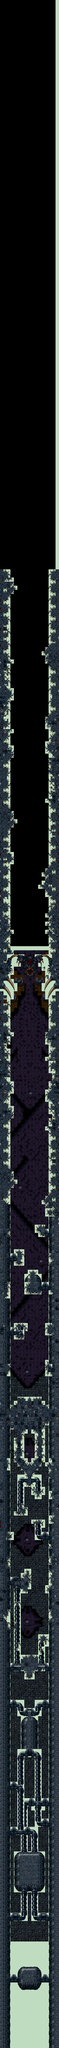

Below is a game level as drawn by its tile map, then a one-line description and the .tmx that defines it (tile-layer data replaced by summaries):
An orthogonal 17x500 tile map with 24x28 px tiles, 5 tile layers (BotLayer, BotDetail, DetailLayer, UpperDetail, ...), 9 tilesets and 195 objects (42x Seed, 38x Turret, 32x JTurret, 16x DeerTickDown, 16x DeerTickLeft, ...).

<map version="1.0" orientation="orthogonal" width="17" height="500" tilewidth="24" tileheight="28">
 <tileset firstgid="1" name="bossFloorTexture" tilewidth="24" tileheight="28">
  <image source="../Tilesets/bossFloorTexture.png" trans="bfdcbf" width="240" height="1652" />
 </tileset>
 <tileset firstgid="591" name="newshn.shp.000000" tilewidth="24" tileheight="28">
  <image source="../SpriteSheets/newshn.shp.000000.png" trans="bfdcbf" width="228" height="224" />
 </tileset>
 <tileset firstgid="663" name="shapes)" tilewidth="24" tileheight="28">
  <image source="../Tilesets/shapes).png" trans="bfdcbf" width="240" height="1708" />
 </tileset>
 <tileset firstgid="1273" name="shapesFinalLvlMod" tilewidth="24" tileheight="28">
  <image source="../Tilesets/shapesFinalLvlMod.png" trans="bfdcbf" width="240" height="1932" />
 </tileset>
 <tileset firstgid="1963" name="shapesw" tilewidth="24" tileheight="28">
  <image source="../Tilesets/shapesw.png" trans="bfdcbf" width="240" height="1652" />
 </tileset>
 <tileset firstgid="2553" name="shapesx" tilewidth="24" tileheight="28">
  <image source="../Tilesets/shapesx.png" trans="bfdcbf" width="240" height="1932" />
 </tileset>
 <tileset firstgid="3243" name="shapesy" tilewidth="24" tileheight="28">
  <image source="../Tilesets/shapesy.png" trans="bfdcbf" width="240" height="1876" />
 </tileset>
 <tileset firstgid="3913" name="shapesz" tilewidth="24" tileheight="28">
  <image source="../Tilesets/shapesz.png" trans="bfdcbf" width="240" height="1736" />
 </tileset>
 <tileset firstgid="4533" name="shapeszFinalLvlMod" tilewidth="24" tileheight="28">
  <image source="../Tilesets/shapeszFinalLvlMod.png" trans="bfdcbf" width="240" height="1736" />
 </tileset>
 <layer name="BotLayer" width="17" height="500">
  <properties>
   <property name="LayerDepth" value=".9" />
   <property name="ScrollOffset" value="-12772" />
   <property name="ScrollingSpeed" value="50" />
  </properties>
  <data>[8500 cells, 8500 non-empty, 61 distinct tile ids]</data>
 </layer>
 <layer name="BotDetail" width="17" height="500">
  <properties>
   <property name="LayerDepth" value=".9" />
   <property name="ScrollOffset" value="-12772" />
   <property name="ScrollingSpeed" value="50" />
  </properties>
  <data>[8500 cells, 372 non-empty, 44 distinct tile ids]</data>
 </layer>
 <layer name="DetailLayer" width="17" height="500">
  <properties>
   <property name="LayerDepth" value="1" />
   <property name="ScrollOffset" value="-13500" />
   <property name="ScrollingSpeed" value="75" />
  </properties>
  <data>[8500 cells, 2940 non-empty, 129 distinct tile ids]</data>
 </layer>
 <layer name="UpperDetail" width="17" height="500">
  <properties>
   <property name="LayerDepth" value="1" />
   <property name="ScrollOffset" value="-13500" />
   <property name="ScrollingSpeed" value="75" />
  </properties>
  <data>[8500 cells, 176 non-empty, 85 distinct tile ids]</data>
 </layer>
 <objectgroup name="DetailObjLayer" width="17" height="500">
  <properties>
   <property name="LayerDepth" value="1" />
   <property name="ScrollOffset" value="-13500" />
   <property name="ScrollingSpeed" value="75" />
  </properties>
  <object name="Enemy" type="Turret" x="168" y="13468" width="23" height="25" />
  <object name="Enemy" type="Turret" x="216" y="13468" width="23" height="25" />
  <object name="Enemy" type="Turret" x="216" y="13524" width="23" height="25" />
  <object name="Enemy" type="Turret" x="168" y="13524" width="23" height="25" />
  <object name="Enemy" type="JTurret" x="72" y="13496" width="24" height="28" />
  <object name="Enemy" type="JTurret" x="312" y="13496" width="24" height="28" />
  <object name="Enemy" type="Turret" x="192" y="12852" width="23" height="25" />
  <object name="Enemy" type="Turret" x="192" y="12796" width="23" height="25" />
  <object name="Enemy" type="Turret" x="192" y="12740" width="23" height="25" />
  <object name="Enemy" type="Turret" x="192" y="12684" width="23" height="25" />
  <object name="Enemy" type="JTurret" x="144" y="12824" width="24" height="28" />
  <object name="Enemy" type="JTurret" x="144" y="12768" width="24" height="28" />
  <object name="Enemy" type="JTurret" x="144" y="12712" width="24" height="28" />
  <object name="Enemy" type="JTurret" x="240" y="12768" width="24" height="28" />
  <object name="Enemy" type="JTurret" x="240" y="12824" width="24" height="28" />
  <object name="Enemy" type="JTurret" x="240" y="12712" width="24" height="28" />
  <object name="Enemy" type="Turret" x="96" y="13076" width="23" height="25" />
  <object name="Enemy" type="Turret" x="288" y="13076" width="23" height="25" />
  <object name="Enemy" type="JTurret" x="72" y="12488" width="24" height="28" />
  <object name="Enemy" type="JTurret" x="192" y="12488" width="24" height="28" />
  <object name="Enemy" type="JTurret" x="312" y="12432" width="24" height="28" />
  <object name="Enemy" type="JTurret" x="312" y="12292" width="24" height="28" />
  <object name="Enemy" type="JTurret" x="216" y="12292" width="24" height="28" />
  <object name="Enemy" type="JTurret" x="72" y="12180" width="24" height="28" />
  <object name="Enemy" type="JTurret" x="72" y="11620" width="24" height="28" />
  <object name="Enemy" type="JTurret" x="312" y="11620" width="24" height="28" />
  <object name="Enemy" type="Turret" x="192" y="11900" width="23" height="25" />
  <object name="Enemy" type="Turret" x="192" y="11844" width="23" height="25" />
  <object name="Enemy" type="Turret" x="192" y="11788" width="23" height="25" />
  <object name="Enemy" type="Turret" x="192" y="11732" width="23" height="25" />
  <object name="Enemy" type="Turret" x="192" y="11676" width="23" height="25" />
  <object name="Enemy" type="Turret" x="192" y="11956" width="23" height="25" />
  <object name="Enemy" type="JTurret" x="96" y="11368" width="24" height="28" />
  <object name="Enemy" type="JTurret" x="288" y="11368" width="24" height="28" />
  <object name="Enemy" type="JTurret" x="96" y="10780" width="24" height="28" />
  <object name="Enemy" type="JTurret" x="312" y="10472" width="24" height="28" />
  <object name="Enemy" type="JTurret" x="144" y="9996" width="24" height="28" />
  <object name="Enemy" type="JTurret" x="240" y="9996" width="24" height="28" />
  <object name="Enemy" type="JTurret" x="72" y="9688" width="24" height="28" />
  <object name="Enemy" type="JTurret" x="168" y="9688" width="24" height="28" />
  <object name="Enemy" type="JTurret" x="216" y="9688" width="24" height="28" />
  <object name="Enemy" type="JTurret" x="288" y="9688" width="24" height="28" />
  <object name="Enemy" type="JTurret" x="336" y="9324" width="24" height="28" />
  <object name="Enemy" type="JTurret" x="336" y="9072" width="24" height="28" />
  <object name="Enemy" type="JTurret" x="72" y="9072" width="24" height="28" />
  <object name="Enemy" type="JTurret" x="312" y="8764" width="24" height="28" />
  <object name="Enemy" type="JTurret" x="72" y="8568" width="24" height="28" />
  <object name="Enemy" type="JTurret" x="312" y="8400" width="24" height="28" />
  <object name="Enemy" type="Turret" x="168" y="11396" width="23" height="25" />
  <object name="Enemy" type="Turret" x="216" y="11396" width="23" height="25" />
  </objectgroup>
 <objectgroup name="BotObjLayer" width="17" height="500">
  <properties>
   <property name="LayerDepth" value="1" />
   <property name="ScrollOffset" value="-12772" />
   <property name="ScrollingSpeed" value="50" />
  </properties>
  <!-- 125 objects omitted --></objectgroup>
 <layer name="BossLayer" width="17" height="500">
  <properties>
   <property name="LayerDepth" value=".9" />
   <property name="ScrollOffset" value="-12772" />
   <property name="ScrollingSpeed" value="50" />
  </properties>
  <data>[8500 cells, 122 non-empty, 91 distinct tile ids]</data>
 </layer>
</map>
<!-- 145 of 195 objects omitted -->
